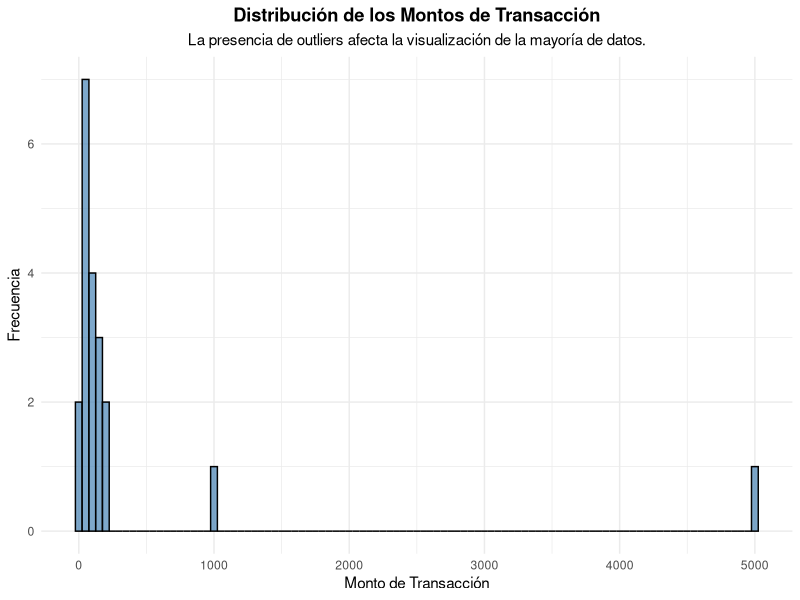
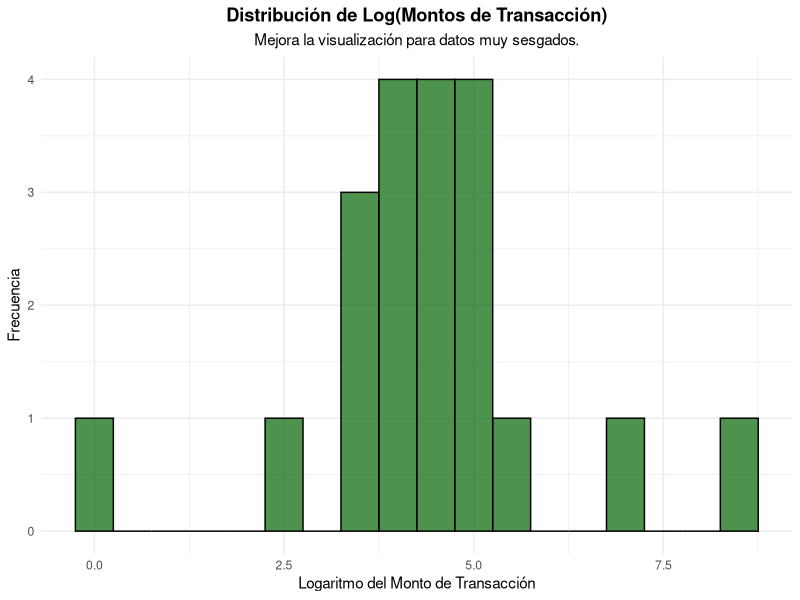
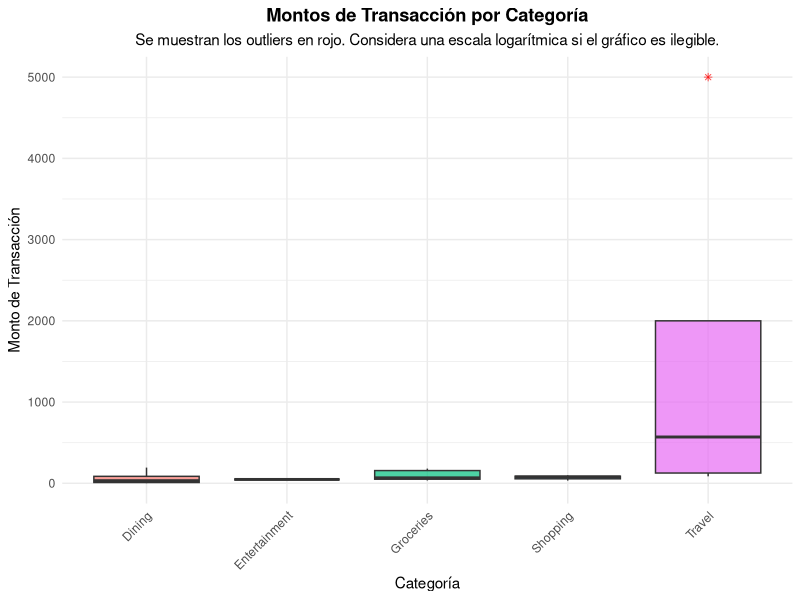
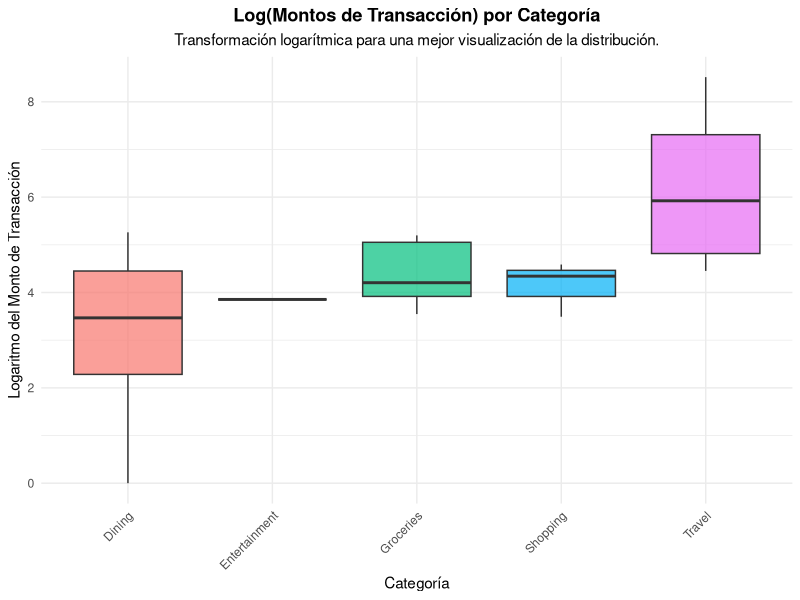
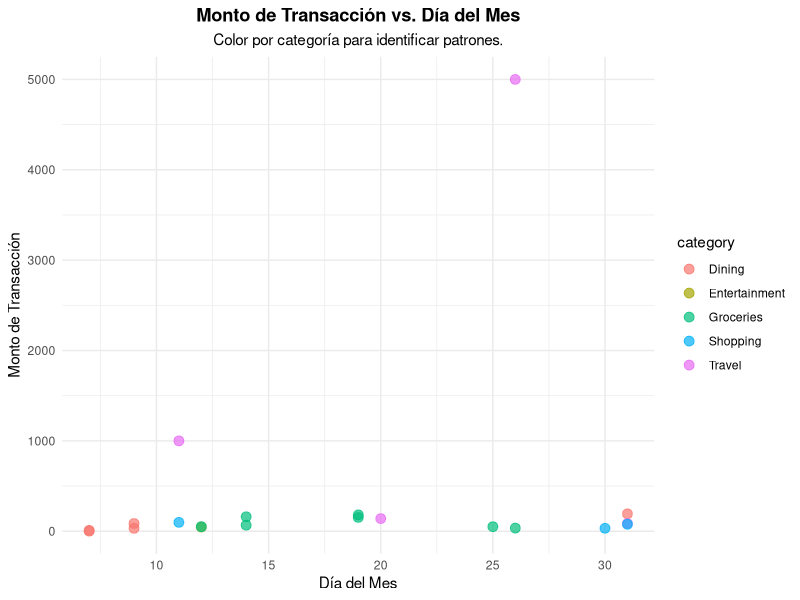
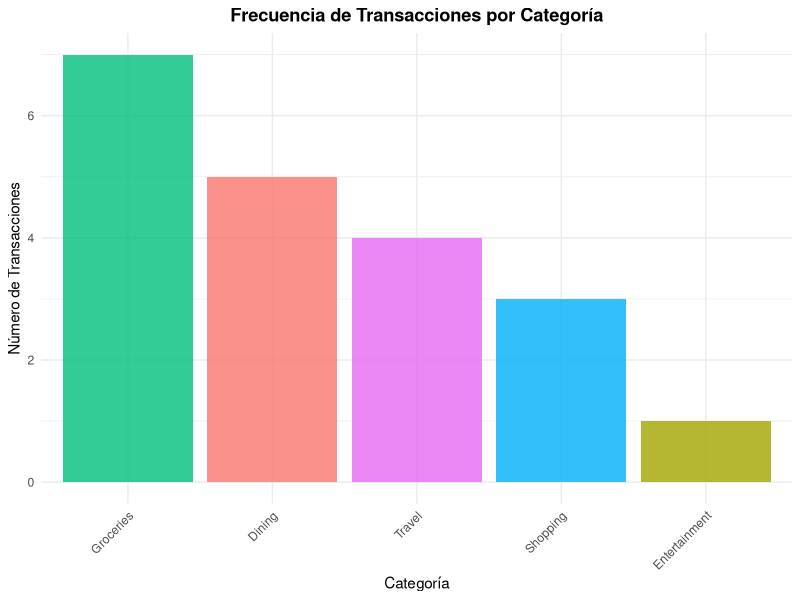
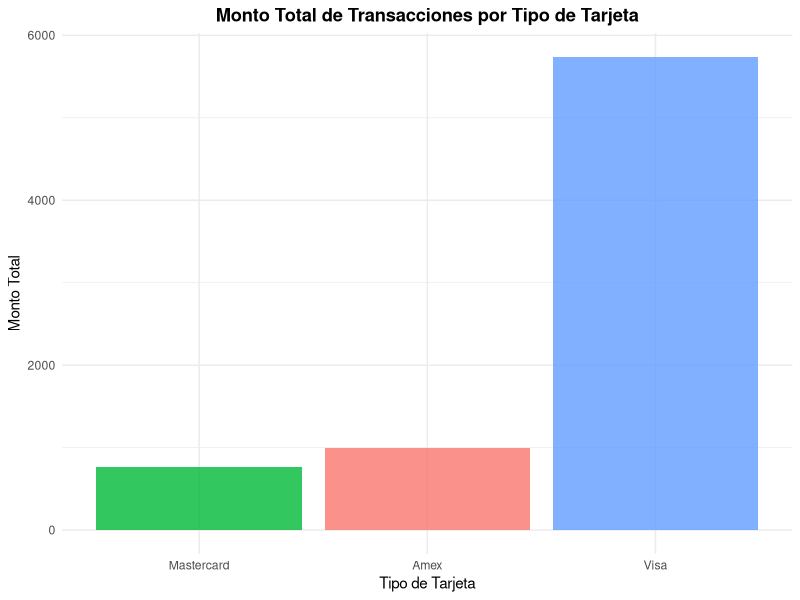

Recreate these plots in R, in order.
# Paso 0: Instalar y cargar los paquetes necesarios
# Descomenta y ejecuta estas líneas si no tienes los paquetes instalados
# install.packages(c("dplyr", "ggplot2", "lubridate", "skimr", "rstatix", "car"))

#remove.packages("rlang")
#remove.packages("dplyr")

#install.packages("rlang", dependencies = TRUE)
#install.packages("tidyverse", dependencies = TRUE)


library(dplyr)      # Manipulación de datos
library(ggplot2)    # Visualización de datos
library(lubridate)  # Transformaciones de fecha
library(skimr)      # Resúmenes estadísticos detallados
library(rstatix)    # Para algunas pruebas estadísticas como normalidad y outliers (opcional, pero útil)
library(car)        # Para la prueba de Levene (homocedasticidad, no varianza cero)
library(forcats)    # Manipulación de factores, incluye fct_infreq()
# --- Parte 1: Creación de Datos Ficticios de Transacciones con Tarjeta de Crédito ---

message("--- Creando DataFrame con Datos Ficticios de Transacciones ---")

set.seed(123) # Para reproducibilidad de los datos aleatorios

n_transactions <- 20 # Número de transacciones
start_date <- as.Date("2024-01-01")
end_date <- as.Date("2024-03-31")

transactions_df <- tibble(
  transaction_id = 1001:(1000 + n_transactions),
  transaction_date = sample(seq(start_date, end_date, by = "day"), n_transactions, replace = TRUE),
  amount = round(c(
    runif(n_transactions - 3, min = 5, max = 200), # Mayoría de transacciones normales
    5000, # Un outlier grande (por ejemplo, compra de un electrodoméstico grande)
    1,    # Un outlier pequeño (por ejemplo, compra de un chicle)
    1000  # Otro outlier (por ejemplo, viaje)
  ), 2),
  category = sample(c("Groceries", "Entertainment", "Utilities", "Dining", "Shopping", "Travel"),
                    n_transactions, replace = TRUE, prob = c(0.3, 0.15, 0.1, 0.2, 0.15, 0.1)),
  card_type = sample(c("Visa", "Mastercard", "Amex"), n_transactions, replace = TRUE, prob = c(0.5, 0.4, 0.1)),
  location = sample(c("San Salvador", "Santa Tecla", "Antiguo Cuscatlán", "Suchitoto", "La Libertad"),
                    n_transactions, replace = TRUE)
)

message("DataFrame 'transactions_df' creado con", n_transactions, "transacciones ficticias.")
print(head(transactions_df))

# --- Parte 2: Transformaciones de Fecha ---

message("\n--- Realizando Transformaciones de Fecha ---")

transactions_df <- transactions_df %>%
  mutate(
    year = year(transaction_date),
    month = month(transaction_date, label = TRUE, abbr = FALSE), # Nombre completo del mes
    day = day(transaction_date),
    weekday = wday(transaction_date, label = TRUE, abbr = FALSE), # Nombre completo del día de la semana
    day_of_year = yday(transaction_date),
    quarter = quarter(transaction_date)
  )

message("Columnas de fecha (año, mes, día, día de la semana, día del año, trimestre) generadas.")
print(head(transactions_df))

# --- Parte 3: Análisis Exploratorio de Datos (EDA) ---

message("\n--- Iniciando Análisis Exploratorio de Datos (EDA) ---")

# 3.1. Visión General de los Datos
message("\n### Visión General de la Estructura del DataFrame ###")
glimpse(transactions_df)

message("\n### Resumen Estadístico Detallado (Paquete skimr) ###")
skim(transactions_df)

message("\n### Conteo de Valores Faltantes (NA) por Columna ###")
print(colSums(is.na(transactions_df)))

# 3.2. Análisis de Variables Numéricas

message("\n### Análisis de Variables Numéricas ###")

# Identificación de Outliers (Método IQR - Rango Intercuartílico)
# Una transacción es un outlier si está por debajo de Q1 - 1.5*IQR o por encima de Q3 + 1.5*IQR
message("\n--- Identificación de Outliers en 'amount' (Método IQR) ---")
amount_iqr <- IQR(transactions_df$amount)
q1_amount <- quantile(transactions_df$amount, 0.25)
q3_amount <- quantile(transactions_df$amount, 0.75)
lower_bound <- q1_amount - 1.5 * amount_iqr
upper_bound <- q3_amount + 1.5 * amount_iqr

outliers_amount <- transactions_df %>%
  filter(amount < lower_bound | amount > upper_bound)

if (nrow(outliers_amount) > 0) {
  message("Outliers detectados en la columna 'amount':")
  print(outliers_amount)
} else {
  message("No se detectaron outliers en 'amount' usando el método IQR.")
}
# Visualización de Outliers con Boxplot (se hará en la sección de gráficas)

# Prueba de Normalidad (Shapiro-Wilk Test) para 'amount'
# H0: Los datos se distribuyen normalmente.
# Ha: Los datos no se distribuyen normalmente.
# NOTA: Para n pequeño (como 20), Shapiro-Wilk es más adecuado. Si p-valor < 0.05, rechazamos H0.
message("\n--- Prueba de Normalidad (Shapiro-Wilk) para 'amount' ---")
shapiro_test_result <- shapiro.test(transactions_df$amount)
print(shapiro_test_result)
if (shapiro_test_result$p.value < 0.05) {
  message("Con un p-valor de", round(shapiro_test_result$p.value, 4), ", la variable 'amount' NO parece seguir una distribución normal.")
} else {
  message("Con un p-valor de", round(shapiro_test_result$p.value, 4), ", la variable 'amount' parece seguir una distribución normal.")
}


# Prueba de Varianza Cero en Variables Numéricas
message("\n--- Prueba de Varianza Cero en Variables Numéricas ---")
numeric_cols <- transactions_df %>% select_if(is.numeric) %>% names()

for (col in numeric_cols) {
  if (var(transactions_df[[col]], na.rm = TRUE) == 0) {
    message("La columna '", col, "' tiene varianza cero. Todos sus valores son iguales.")
  } else {
    message("La columna '", col, "' tiene varianza diferente de cero.")
  }
}
# La varianza cero indica que todos los valores en la columna son idénticos.

# Correlaciones entre Variables Numéricas
# Usamos `cor()` para calcular la matriz de correlación.
# Solo aplicable a variables numéricas con varianza.
message("\n--- Matriz de Correlación entre Variables Numéricas ---")
# Selecciona solo las columnas numéricas que tienen varianza (no todas son relevantes para correlación)
cor_data <- transactions_df %>%
  select(amount, year, day, day_of_year) # Seleccionamos las que tienen sentido para correlacionar

# Calculamos la matriz de correlación
correlation_matrix <- cor(cor_data, use = "pairwise.complete.obs") # Ignora NAs
print(correlation_matrix)
# Interpretación: Valores cercanos a 1 o -1 indican correlación fuerte positiva o negativa.
# Valores cercanos a 0 indican poca o ninguna correlación lineal.
# Para N=20, las correlaciones deben interpretarse con mucha cautela.

# 3.3. Análisis de Variables Categóricas
message("\n### Análisis de Variables Categóricas ###")

message("\n--- Frecuencia de 'category' ---")
transactions_df %>% count(category) %>% arrange(desc(n)) %>% print()

message("\n--- Frecuencia de 'card_type' ---")
transactions_df %>% count(card_type) %>% arrange(desc(n)) %>% print()

message("\n--- Frecuencia de 'location' ---")
transactions_df %>% count(location) %>% arrange(desc(n)) %>% print()

message("\n--- Frecuencia de 'month' ---")
transactions_df %>% count(month) %>% print() # Ya viene ordenado por factor de lubridate

message("\n--- Frecuencia de 'weekday' ---")
transactions_df %>% count(weekday) %>% print() # Ya viene ordenado por factor de lubridate

# --- Parte 4: Generación de Gráficas de EDA ---

message("\n--- Generando Gráficas de EDA ---")

# Gráfica 1: Histograma de 'amount' (para ver la distribución y el impacto de outliers)
p1_hist_amount <- ggplot(transactions_df, aes(x = amount)) +
  geom_histogram(binwidth = 50, fill = "steelblue", color = "black", alpha = 0.7) +
  labs(title = "Distribución de los Montos de Transacción",
       subtitle = "La presencia de outliers afecta la visualización de la mayoría de datos.",
       x = "Monto de Transacción",
       y = "Frecuencia") +
  theme_minimal() +
  theme(plot.title = element_text(hjust = 0.5, face = "bold"),
        plot.subtitle = element_text(hjust = 0.5))
print(p1_hist_amount)

# Gráfica 2: Histograma de log(amount) (si 'amount' es sesgado)
# Una transformación logarítmica suele mejorar la visualización de datos sesgados.
# Solo transformamos si no hay montos <= 0 para evitar infinitos/NaN.
if (min(transactions_df$amount) > 0) {
  p2_hist_log_amount <- ggplot(transactions_df, aes(x = log(amount))) +
    geom_histogram(binwidth = 0.5, fill = "darkgreen", color = "black", alpha = 0.7) +
    labs(title = "Distribución de Log(Montos de Transacción)",
         subtitle = "Mejora la visualización para datos muy sesgados.",
         x = "Logaritmo del Monto de Transacción",
         y = "Frecuencia") +
    theme_minimal() +
    theme(plot.title = element_text(hjust = 0.5, face = "bold"),
          plot.subtitle = element_text(hjust = 0.5))
  print(p2_hist_log_amount)
} else {
  message("Advertencia: No se generó el histograma de log(amount) porque hay montos <= 0.")
}


# Gráfica 3: Boxplot de 'amount' por 'category' (identificación de outliers por grupo)
# Este boxplot también podría necesitar una escala logarítmica si los outliers son muy extremos.
p3_boxplot_category <- ggplot(transactions_df, aes(x = category, y = amount, fill = category)) +
  geom_boxplot(alpha = 0.7, outlier.colour = "red", outlier.shape = 8) +
  labs(title = "Montos de Transacción por Categoría",
       subtitle = "Se muestran los outliers en rojo. Considera una escala logarítmica si el gráfico es ilegible.",
       x = "Categoría",
       y = "Monto de Transacción") +
  theme_minimal() +
  theme(axis.text.x = element_text(angle = 45, hjust = 1), # Rotar etiquetas del eje X
        plot.title = element_text(hjust = 0.5, face = "bold"),
        plot.subtitle = element_text(hjust = 0.5),
        legend.position = "none") # Quitar leyenda si el color es el mismo que el eje X
print(p3_boxplot_category)

# Gráfica 4: Boxplot de log(amount) por 'category' (si p3_boxplot_category es ilegible)
if (min(transactions_df$amount) > 0) {
  p4_boxplot_log_category <- ggplot(transactions_df, aes(x = category, y = log(amount), fill = category)) +
    geom_boxplot(alpha = 0.7, outlier.colour = "red", outlier.shape = 8) +
    labs(title = "Log(Montos de Transacción) por Categoría",
         subtitle = "Transformación logarítmica para una mejor visualización de la distribución.",
         x = "Categoría",
         y = "Logaritmo del Monto de Transacción") +
    theme_minimal() +
    theme(axis.text.x = element_text(angle = 45, hjust = 1),
          plot.title = element_text(hjust = 0.5, face = "bold"),
          plot.subtitle = element_text(hjust = 0.5),
          legend.position = "none")
  print(p4_boxplot_log_category)
}


# Gráfica 5: Gráfica de Puntos (Scatter Plot) - Monto vs. Día del Mes
# Muestra si hay un patrón en los montos según el día de la transacción.
p5_scatter_day <- ggplot(transactions_df, aes(x = day, y = amount, color = category)) +
  geom_point(size = 3, alpha = 0.7) +
  labs(title = "Monto de Transacción vs. Día del Mes",
       subtitle = "Color por categoría para identificar patrones.",
       x = "Día del Mes",
       y = "Monto de Transacción") +
  theme_minimal() +
  theme(plot.title = element_text(hjust = 0.5, face = "bold"),
        plot.subtitle = element_text(hjust = 0.5))
print(p5_scatter_day)

# Gráfica 6: Gráfica de Barras de Frecuencia por Categoría
p6_bar_category <- ggplot(transactions_df, aes(x = fct_infreq(category), fill = category)) + # fct_infreq ordena por frecuencia
  geom_bar(alpha = 0.8) +
  labs(title = "Frecuencia de Transacciones por Categoría",
       x = "Categoría",
       y = "Número de Transacciones") +
  theme_minimal() +
  theme(axis.text.x = element_text(angle = 45, hjust = 1),
        plot.title = element_text(hjust = 0.5, face = "bold"),
        legend.position = "none")
print(p6_bar_category)

# Gráfica 7: Gráfica de Barras de Monto Total por Tipo de Tarjeta
p7_bar_card_type <- transactions_df %>%
  group_by(card_type) %>%
  summarise(total_amount = sum(amount)) %>%
  ggplot(aes(x = reorder(card_type, total_amount), y = total_amount, fill = card_type)) +
  geom_col(alpha = 0.8) +
  labs(title = "Monto Total de Transacciones por Tipo de Tarjeta",
       x = "Tipo de Tarjeta",
       y = "Monto Total") +
  theme_minimal() +
  theme(plot.title = element_text(hjust = 0.5, face = "bold"),
        legend.position = "none")
print(p7_bar_card_type)

message("\n--- Proceso de EDA Completado ---")

# --- Parte 5: Guardar Datos y Gráficos (Opcional) ---
# Puedes guardar tu dataframe y tus gráficos si lo deseas

# write.csv(transactions_df, "transacciones_analizadas.csv", row.names = FALSE)

# ggsave("hist_amount.png", plot = p1_hist_amount, width = 8, height = 6)
# if (min(transactions_df$amount) > 0) {
#   ggsave("hist_log_amount.png", plot = p2_hist_log_amount, width = 8, height = 6)
# }
# ggsave("boxplot_category.png", plot = p3_boxplot_category, width = 9, height = 6)
# if (min(transactions_df$amount) > 0) {
#   ggsave("boxplot_log_category.png", plot = p4_boxplot_log_category, width = 9, height = 6)
# }
# ggsave("scatter_day.png", plot = p5_scatter_day, width = 9, height = 6)
# ggsave("bar_category_freq.png", plot = p6_bar_category, width = 8, height = 6)
# ggsave("bar_card_type_total.png", plot = p7_bar_card_type, width = 8, height = 6)
